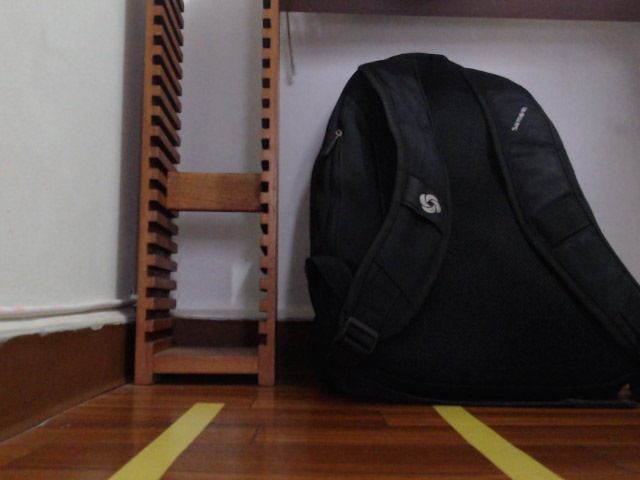
#> input picture images-test/2019-03-19/pista-camera.jpg, 640 x 480 px; its folder holds only this picture in this run
$ python -i fuzzy_controller.py   (imports and definitions only)   (older library calls are emulated)
#> lines starting #> are read from the running program, lines starting #| are printed output that depends on the picture; after the words box and inside, x2 and y2 are one past the last pixel; in counts of white or black regions, pixels touching at a corner belong together
# -*- coding: utf-8 -*-
"""
Created on Tue Oct 03 17:40:15 2017

@author: Camila
"""
"""
Spyder Editor

Controle do carro usado Logica Fuzzy para controlar o ângulo de guinada e a velocidade
"""

import os
# [1 line not run here, left out]
import vrep
import math
import time
import cv2
from PIL import Image
import array
import numpy as np
import matplotlib.pyplot as plt
import matplotlib.image as mpimg
from copy import deepcopy

#from moviepy.editor import VideoFileClip
from IPython.display import HTML

import pickle
import matplotlib.image as mpimg

# Funcoes

def grayscale(img):
    return cv2.cvtColor(img, cv2.COLOR_BGR2GRAY)
    # Or use RGB2GRAY if you read an image with mpimg

def gaussian_blur(img, kernel_size):
    """Applies a Gaussian Noise kernel"""
    return cv2.GaussianBlur(img, (kernel_size, kernel_size), 0)

# [6 lines left out: function undistort, not called in this run]

def x_thresh(img, sobel_kernel=3, thresh=(0, 255)):
    gray = grayscale(img)
    # Take only Sobel x
    sobelx = cv2.Sobel(gray, cv2.CV_64F, 1, 0, ksize=sobel_kernel)
    #Calculate the absolute value of the x derivative:
    abs_sobelx = np.absolute(sobelx)
    #Convert the absolute value image to 8-bit:
    scaled_sobel = np.uint8(255*abs_sobelx/np.max(abs_sobelx))
    #Create binary image using thresholding
    sxbinary = np.zeros_like(scaled_sobel)
    sxbinary[(scaled_sobel >= thresh[0]) & (scaled_sobel <= thresh[1])] = 1
    return sxbinary

def mag_thresh(img, sobel_kernel=3, thresh=(0, 255)):
    # Convert to grayscale
    gray = grayscale(img)
    # Take both Sobel x and y gradients
    sobelx = cv2.Sobel(gray, cv2.CV_64F, 1, 0, ksize=sobel_kernel)
    sobely = cv2.Sobel(gray, cv2.CV_64F, 0, 1, ksize=sobel_kernel)
    # Calculate the gradient magnitude
    gradmag = np.sqrt(sobelx**2 + sobely**2)
    # Rescale to 8 bit
    scale_factor = np.max(gradmag)/255
    gradmag = (gradmag/scale_factor).astype(np.uint8)
    # Create a binary image of ones where threshold is met, zeros otherwise
    binary_output = np.zeros_like(gradmag)
    binary_output[(gradmag >= thresh[0]) & (gradmag <= thresh[1])] = 1

    # Return the binary image
    return binary_output

def dir_threshold(img, sobel_kernel=3, thresh=(0, np.pi/2)):

    gray = grayscale(img)
    # Take both Sobel x and y gradients
    sobelx = cv2.Sobel(gray, cv2.CV_64F, 1, 0, ksize=sobel_kernel)
    sobely = cv2.Sobel(gray, cv2.CV_64F, 0, 1, ksize=sobel_kernel)
    # Calculate the gradient magnitude
    abs_sobelx = np.absolute(sobelx)
    abs_sobely = np.absolute(sobely)

    dir_grad = np.arctan2(abs_sobely, abs_sobelx)

    binary_output = np.zeros_like(dir_grad)
    binary_output[(dir_grad >= thresh[0]) & (dir_grad <= thresh[1])] = 1

    return binary_output

# [8 lines left out: function hsv_select, not called in this run]

def hls_select(img, thresh=(0, 255)):
    hls = cv2.cvtColor(img, cv2.COLOR_RGB2HLS)

    s = hls[:,:,2]
    s_binary = np.zeros_like(s)
    s_binary[(s > thresh[0]) & (s <= thresh[1])] = 1
    return s_binary

def warp(img):
    img_size = (img.shape[1], img.shape[0])

#    src = np.float32([[800,510],[1150,700],[270,700],[510,510]])
#    dst = np.float32([[650,470],[640,700],[270,700],[270,510]])
#
    src = np.float32([[192,64],[250,250],[6,250],[64,64]])
    dst = np.float32([[192,64],[250,250],[6,250],[64,64]])

    M = cv2.getPerspectiveTransform(src, dst)

    #inverse
    Minv = cv2.getPerspectiveTransform(dst, src)

    #create a warped image
    warped = cv2.warpPerspective(img, M, img_size, flags=cv2.INTER_LINEAR)

    unpersp = cv2.warpPerspective(warped, Minv, img_size, flags=cv2.INTER_LINEAR)

    return warped, unpersp, Minv


# Define a function for creating lane lines
def lane_detector(image, video_mode = False):
    #read image
#    if video_mode == False:
#        image = cv2.imread(image)

    # Undistort image
#    undist = undistort(image)
    undist = image
    #print(undist.shape)

    # Define a kernel size and apply Gaussian smoothing
    apply_blur = True
    if apply_blur:
        kernel_size = 5
        undist = gaussian_blur(undist, kernel_size)

    # Define parameters for gradient thresholding
    sxbinary = x_thresh(undist, sobel_kernel=3, thresh = (22,100)) #(22,100)
    mag_binary = mag_thresh(undist, sobel_kernel=3, thresh=(40, 100))
    dir_binary = dir_threshold(undist, sobel_kernel=15, thresh=(0.7, 1.3))

    # Define parameters for color thresholding
    s_binary = hls_select(undist, thresh=(90, 255))
    #You can combine various thresholding operations

    # Stack each channel to view their individual contributions in green and blue respectively
    # This returns a stack of the two binary images, whose components you can see as different colors
    color_binary = np.dstack(( np.zeros_like(sxbinary), sxbinary, s_binary))

    # Combine the two binary thresholds
    combined_binary1 = np.zeros_like(sxbinary)
    combined_binary1[(s_binary == 1) | (sxbinary == 1)] = 1

    combined_binary2 = np.zeros_like(sxbinary)
    combined_binary2[(s_binary == 1) | (sxbinary == 1)| (mag_binary == 1)] = 1

    # Apply perspective transform
    # Define points
    warped_im, _ , Minv = warp(combined_binary1)

    return undist, sxbinary, s_binary, combined_binary1, warped_im, Minv

#################################

# Functions for drawing lines
# [301 lines left out: functions fit_lines, curvature, add_text_to_image, draw_lines, not called in this run]


# [1 line not run here, left out]
# [1 line that did not run here, left out]

# [1 line that did not run here, left out]
# [1 line that did not run here, left out]
# [1 line that did not run here, left out]
# [1 line that did not run here, left out]
# [1 line that did not run here, left out]
# [1 line that did not run here, left out]
# [1 line that did not run here, left out]
# [1 line that did not run here, left out]
# [1 line that did not run here, left out]
# [1 line that did not run here, left out]
# [1 line that did not run here, left out]
# [1 line that did not run here, left out]

desiredWheelRotSpeed = 10
r = 0.15
vel = desiredWheelRotSpeed*r*3.6
# [2 lines not run here, left out]

d = 0.53
l = 0.68

#d=0.755
#l=2.5772

steeringAngleLeft = 0
steeringAngleRight = 0

# [3 lines not run here, left out]


# [1 line that did not run here, left out]
# [1 line not run here, left out]

desiredSteeringAngle = 0

###########################################
########### Fuzzy Control
###########################################

import numpy as np
import skfuzzy as fuzz
from skfuzzy import control as ctrl

# New Antecedent/Consequent objects hold universe variables and membership
########### Controle do angulo de guinada
# functions

# [1 line that did not run here, left out]
# [1 line that did not run here, left out]

# Auto-membership function

# [1 line that did not run here, left out]
# [1 line that did not run here, left out]
# [1 line that did not run here, left out]
# [1 line that did not run here, left out]
# [1 line not run here, left out]

# [1 line that did not run here, left out]
# [1 line that did not run here, left out]
# [1 line that did not run here, left out]
# [1 line that did not run here, left out]
# [1 line not run here, left out]

# Regras

# [1 line that did not run here, left out]
# [1 line that did not run here, left out]
# [1 line that did not run here, left out]
# [1 line that did not run here, left out]

# Controle
# [1 line that did not run here, left out]

# [1 line that did not run here, left out]

########### Controle da velocidade
# functions

# [1 line that did not run here, left out]
# [1 line that did not run here, left out]

# Auto-membership function

# [1 line that did not run here, left out]
# [1 line that did not run here, left out]
# [1 line that did not run here, left out]
# [1 line not run here, left out]

# [1 line that did not run here, left out]
# [1 line that did not run here, left out]
# [1 line that did not run here, left out]
# [1 line not run here, left out]

# Regras

# [1 line that did not run here, left out]
# [1 line that did not run here, left out]
# [1 line that did not run here, left out]

# Controle
# [1 line that did not run here, left out]

# [1 line that did not run here, left out]

j = 0
t = []
m_center = []
path_size = []
path_l = []
path_r = []
velocity = []
# [131 lines not run here, left out]

>>> import cv2
>>> picture = cv2.imread('../images-test/2019-03-19/pista-camera.jpg')
#> picture is the input picture: shape (480, 640, 3); mean B, G, R 66.2, 69.8, 82.1
>>> result = lane_detector(picture)
#> in lane_detector, `sxbinary = x_thresh(undist, sobel_kernel=3, thresh = (22,100))`:
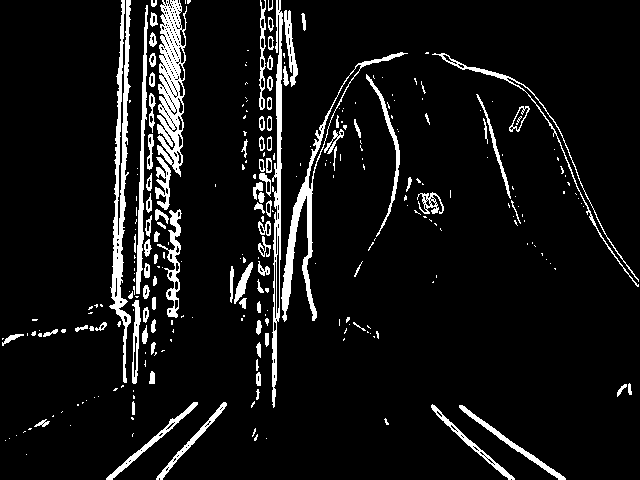
#> sxbinary: shape (480, 640); values 0 (black) and 1 (white), 7.8% white; 282 white regions (183 under 20 px), largest, box (x1, y1, x2, y2) and area: (157, 0, 187, 177) 3039, (109, 0, 131, 383) 2948, (281, 52, 408, 322) 2352
#> in mag_thresh, `sobely = cv2.Sobel(gray, cv2.CV_64F, 0, 1, ksize=sobel_kernel)`:
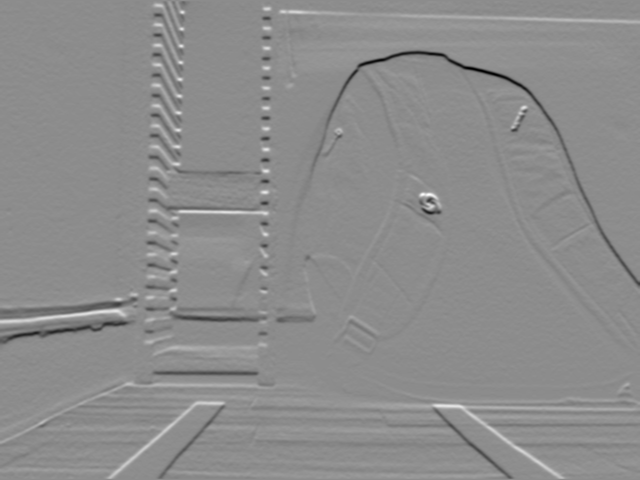
#> sobely: shape (480, 640) float64; min -324, max 263, mean -0.2; drawn with min black and max white
#> in mag_thresh, `gradmag = np.sqrt(sobelx**2 + sobely**2)`:
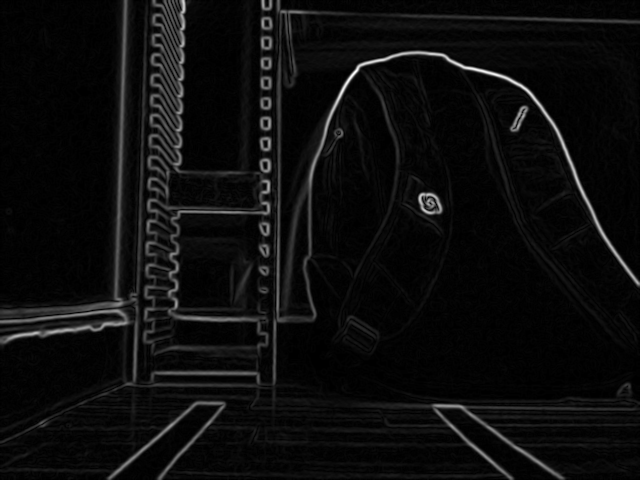
#> gradmag: shape (480, 640) float64; min 0, max 347.2, mean 17.8; drawn with min black and max white
#> in mag_thresh, `scale_factor = np.max(gradmag)/255`: scale_factor = 1.36
#> in lane_detector, `mag_binary = mag_thresh(undist, sobel_kernel=3, thresh=(40, 100))`: mag_binary: shape (480, 640); values 0 (black) and 1 (white), 6.2% white; 158 white regions (106 under 20 px), largest, box (x1, y1, x2, y2) and area: (0, 0, 146, 391) 4056, (148, 0, 198, 173) 3027, (143, 155, 269, 353) 2745
#> in dir_threshold, `dir_grad = np.arctan2(abs_sobely, abs_sobelx)`:
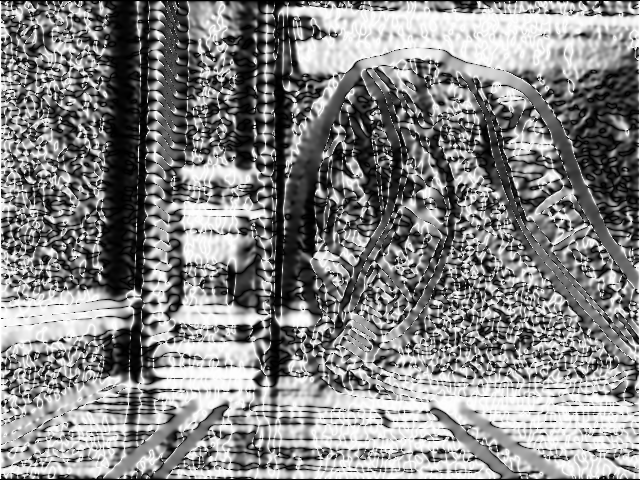
#> dir_grad: shape (480, 640) float64; min 0, max 1.57, mean 0.821; drawn with min black and max white
#> in lane_detector, `dir_binary = dir_threshold(undist, sobel_kernel=15, thresh=(0.7, 1.3))`:
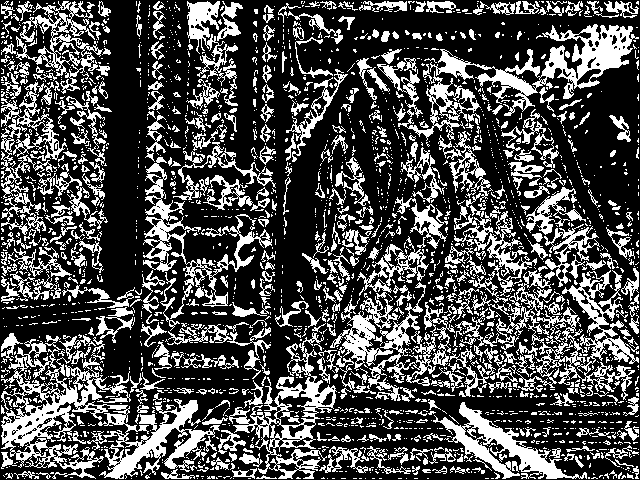
#> dir_binary: shape (480, 640) float64; values 0 (black) and 1 (white), 30.5% white; 2381 white regions (1893 under 20 px), largest, box (x1, y1, x2, y2) and area: (1, 335, 220, 479) 8960, (454, 270, 639, 400) 5421, (430, 24, 639, 116) 4736
#> in hls_select, `hls = cv2.cvtColor(img, cv2.COLOR_RGB2HLS)`: hls: shape (480, 640, 3); mean of channels 0, 1, 2 95.5, 73.7, 49.5
#> in hls_select, `s = hls[:,:,2]`:
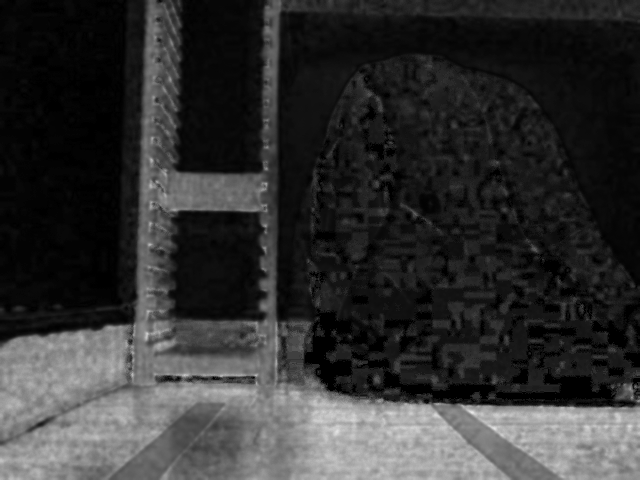
#> s: shape (480, 640); min 0, max 233, mean 49.5
#> in lane_detector, `s_binary = hls_select(undist, thresh=(90, 255))`: s_binary: shape (480, 640); values 0 (black) and 1 (white), 24.1% white; 90 white regions (71 under 20 px), largest, box (x1, y1, x2, y2) and area: (0, 3, 640, 480) 72369, (261, 279, 274, 314) 257, (265, 47, 277, 78) 206
#> in lane_detector, `color_binary = np.dstack(( np.zeros_like(sxbinary), sxbinary, s_binary))`:
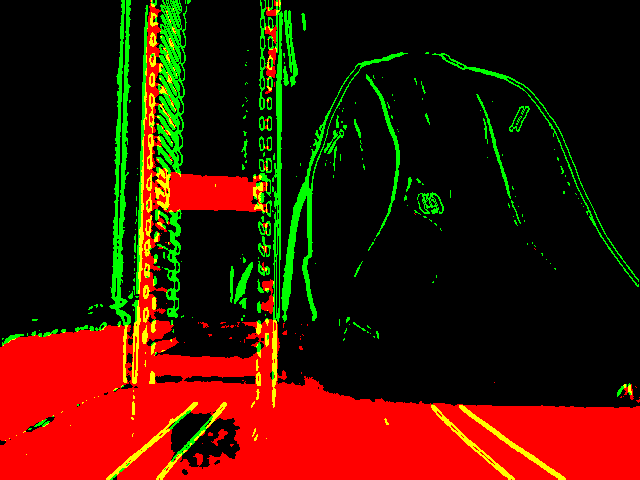
#> color_binary: shape (480, 640, 3); mean of channels 0, 1, 2 0, 0.0783, 0.241; drawn with 1 as white
#> result = 6 items
